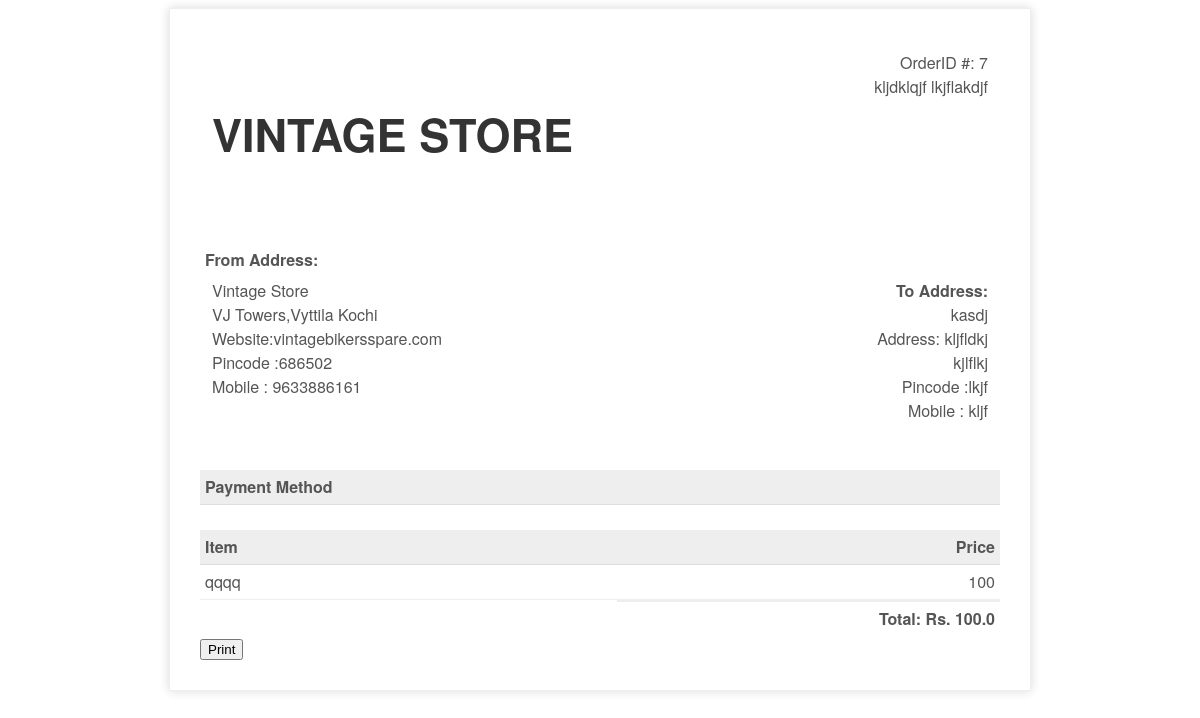
Before: /invoice/7 with the older database file.
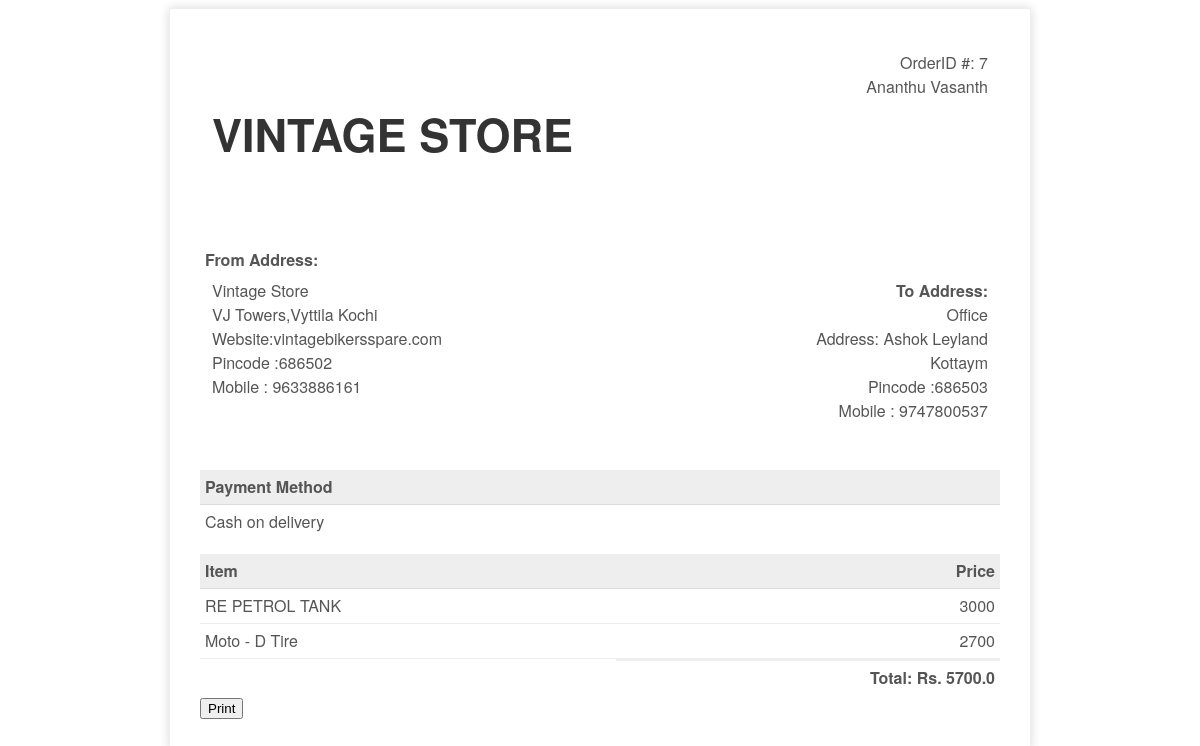
After: the same page with the newer database file.
### shop/models.py (models this page shows, shortened)
class Address(models.Model):
    userid=models.ForeignKey(register, on_delete=models.CASCADE)
    fname=models.CharField(max_length=50)
    lname=models.CharField(max_length=50)
    hm_name=models.CharField(max_length=50)
    address1=models.CharField(max_length=50)
    address2=models.CharField(max_length=50)
    pincode=models.CharField(max_length=6)
    mobile=models.CharField(max_length=10)
    def __str__(self):
        return  str(self.id)

class Order(models.Model):
    userid = models.ForeignKey(register, on_delete=models.CASCADE)
    address_id = models.ForeignKey(Address, on_delete=models.CASCADE)
    amount =models.CharField(max_length=10)
    payment_method=models.CharField(max_length=50)
    status_text = models.CharField(max_length=50, default="Order Placed")
    status = models.ForeignKey(OrderStatus, on_delete=models.CASCADE, null=True)
    created=models.DateTimeField(auto_now=True)
    updated=models.DateTimeField(auto_now=True)

class products(models.Model):
    id=models.CharField(primary_key=True,max_length=50)
    type=models.CharField(max_length=50)
    category = models.CharField(max_length=50)
    subcategory = models.CharField(max_length=50)
    name = models.CharField(max_length=50)
    brand = models.CharField(max_length=50)
    price=models.CharField(max_length=50)
    quantity = models.CharField(max_length=50)
    image = models.ImageField(upload_to='shop/static/images/home/', default='shop/static/images/home/gallery2.jpg')

### shop/views.py (the view)
# urls.py: path('invoice/<int:odid>', views.invoice, name='user_invoice'),
def invoice(request,odid):
    print('order')
    try:
        logged_in = request.session['user_id']
    except:
        logged_in = False
    s1 = Order.objects.filter(id=odid).all()
    s2 = OrderDetail.objects.filter(order_id=odid).all()
    itm = []
    data = []
    total = 0.0
    for item in s1:
        temp_object = {}
        temp_object['id'] = item.id
        temp_object['address_id'] = item.address_id
        temp_object['offc']=item.address_id.hm_name
        temp_object['fname'] = item.address_id.fname
        temp_object['lname'] = item.address_id.lname
        temp_object['hm_name'] = item.address_id.hm_name
        temp_object['address1'] = item.address_id.address1
        temp_object['address2'] = item.address_id.address2
        temp_object['pincode'] = item.address_id.pincode
        temp_object['mobile'] = item.address_id.mobile
        temp_object['payment_method'] = item.payment_method
        data.append(temp_object)
        print(data)
    for item1 in s2:
        temp_object = {}
        temp_object['id'] = item1.order_id
        temp_object['product_id'] = item1.product_id
        temp_object['name'] = item1.product_id.name
        temp_object['brand'] = item1.product_id.brand
        temp_object['price'] = item1.product_id.price
        total = total + float(item1.product_id.price)
        itm.append(temp_object)
    return render(request, 'shop/invoice.html', { 'inv': data, 'inv1':itm, 'total': total })

### shop/templates/shop/invoice.html (shortened to what this page needs)
<!doctype html>
<html>
<head>
</head>
<body>
    <div class="invoice-box">
        <table cellpadding="0" cellspacing="0">
            <tr class="top">
                <td colspan="2">
                    <table>
                        <tr>
                            <td class="title">
                                <h4>VINTAGE STORE</h4>
                            </td>
                            {% for item in inv %}
                            <td>
                                OrderID #: {{item.id}}<br>
                                {{item.fname}} {{item.lname}}<br>
                            </td>
                            {%endfor%}
                        </tr>
                    </table>
                </td>
            </tr>
            <tr class="information">
                <td colspan="2">
                    <table>
                        <b>From Address:</b>
                        {% for item in inv %}
                        <tr>
                            <td>
                                Vintage Store<br>
                                VJ Towers,Vyttila
                                Kochi<br>
                                Website:vintagebikersspare.com<br>
                                Pincode :686502<br>
                                Mobile : 9633886161<br>
                            </td>
                            <td>
                                <b>To Address:</b><br>
                                {{item.offc}}<br>
                                Address: {{item.address1}}<br>
                                {{item.address2}}<br>
                                Pincode :{{item.pincode}}<br>
                                Mobile : {{item.mobile}}<br>
                            </td>
                        </tr>
                        {%endfor%}
                    </table>
                </td>
            </tr>
            <tr class="heading">
                <td>
                    Payment Method
                </td>
                <td>
                </td>
            </tr>
            <tr class="details">
               {% for item in inv %}
                <td>
                    {{item.payment_method}}
                </td>
                {%endfor%}
            </tr>
            <tr class="heading">
                <td>
                    Item
                </td>
                <td>
                    Price
                </td>
            </tr>
            {% for item in inv1 %}
            <tr class="item">
                <td>
                    {{item.name}}
                </td>
                <td>
                    {{item.price}}
                </td>
            </tr>
            {%endfor%}
            <tr class="total">
                <td></td>
                <td>
                   Total: Rs. {{total}}
                </td>
            </tr>
        </table>
        <div class="col-md-12 text-center">
            <button id="print-invioce-button" onclick="document.getElementById('print-invioce-button').remove(); print()">Print</button>
        </div>
    </div>
</body>
</html>

Changed rows visible on the page:
removed Address: id "7", fname "kljdklqjf", lname "lkjflakdjf", offc "kasdj", address1 "kljfldkj", address2 "kjlflkj", pincode "lkjf", mobile "kljf"
removed Order: name "qqqq", price "100"
added Address: id "7", fname "Ananthu", lname "Vasanth", offc "Office", address1 "Ashok Leyland", address2 "Kottaym", pincode "686503", mobile "9747800537", payment_method "Cash on delivery"
added Order: name "RE PETROL TANK", price "3000", name "Moto - D Tire", price "2700"
Other visible differences:
{{ total }}: "100.0" → "5700.0"
